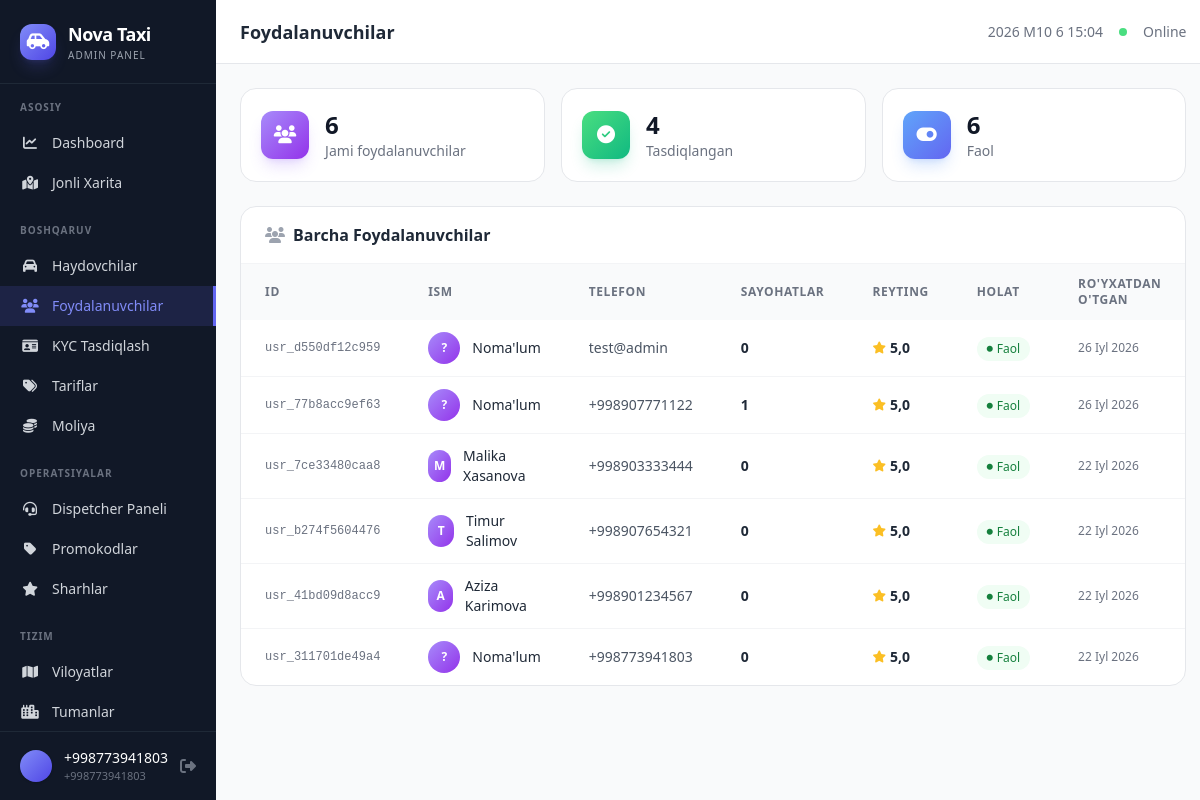
The page /panel/users/ (signed in) on the database its author committed.
### api/user/models.py (models this page shows, shortened)
class User(AbstractBaseUser, PermissionsMixin):
    id = models.CharField(max_length=20, primary_key=True, default='', editable=False)
    phone = models.CharField(max_length=20, unique=True)
    full_name = models.CharField(max_length=255, blank=True, default='')
    avatar_url = models.URLField(max_length=500, blank=True, null=True)
    is_verified = models.BooleanField(default=False)
    is_driver = models.BooleanField(default=False)
    is_active = models.BooleanField(default=True)
    is_staff = models.BooleanField(default=False)
    rating = models.FloatField(default=5.0)
    total_rides = models.IntegerField(default=0)
    created_at = models.DateTimeField(auto_now_add=True)
    updated_at = models.DateTimeField(auto_now=True)
    objects = UserManager()
    USERNAME_FIELD = 'phone'
    REQUIRED_FIELDS = []
    class Meta:
        db_table = 'users'

### panel/views.py (the view)
# urls.py: path('users/', views.users_list_view, name='users'),
@staff_required
def users_list_view(request):
    users = User.objects.filter(is_driver=False).order_by('-created_at')
    total = users.count()
    active = users.filter(is_active=True).count()
    verified = users.filter(is_verified=True).count()
    context = {
        'users': users,
        'total': total,
        'active': active,
        'verified': verified,
    }
    return render(request, 'panel/users.html', context)

### panel/views.py (called while the page is built)
def staff_required(view_func):
    decorated = login_required(view_func, login_url='/panel/login/')
    return user_passes_test(
        lambda u: u.is_staff or u.is_superuser,
        login_url='/panel/login/'
    )(decorated)

### panel/templates/panel/users.html (shortened to what this page needs)
{% extends 'panel/base.html' %}
{% block page_title %}Foydalanuvchilar{% endblock %}
{% block content %}
<div class="grid grid-cols-1 sm:grid-cols-3 gap-4 mb-6">
    <div class="bg-white rounded-2xl border border-gray-200 p-5 flex items-center gap-4">
        <div class="w-12 h-12 bg-gradient-to-br from-violet-400 to-purple-600 rounded-xl flex items-center justify-center text-white shadow-lg shadow-violet-500/20">
            <i class="fa-solid fa-users text-lg"></i>
        </div>
        <div>
            <p class="text-2xl font-bold text-gray-900">{{ total }}</p>
            <p class="text-sm text-gray-500">Jami foydalanuvchilar</p>
        </div>
    </div>
    <div class="bg-white rounded-2xl border border-gray-200 p-5 flex items-center gap-4">
        <div class="w-12 h-12 bg-gradient-to-br from-green-400 to-emerald-500 rounded-xl flex items-center justify-center text-white shadow-lg shadow-emerald-500/20">
            <i class="fa-solid fa-check-circle text-lg"></i>
        </div>
        <div>
            <p class="text-2xl font-bold text-gray-900">{{ verified }}</p>
            <p class="text-sm text-gray-500">Tasdiqlangan</p>
        </div>
    </div>
    <div class="bg-white rounded-2xl border border-gray-200 p-5 flex items-center gap-4">
        <div class="w-12 h-12 bg-gradient-to-br from-blue-400 to-indigo-500 rounded-xl flex items-center justify-center text-white shadow-lg shadow-blue-500/20">
            <i class="fa-solid fa-toggle-on text-lg"></i>
        </div>
        <div>
            <p class="text-2xl font-bold text-gray-900">{{ active }}</p>
            <p class="text-sm text-gray-500">Faol</p>
        </div>
    </div>
</div>
<div class="bg-white rounded-2xl border border-gray-200 overflow-hidden">
    <div class="px-6 py-4 border-b border-gray-100">
        <h3 class="font-semibold text-gray-800">
            <i class="fa-solid fa-users mr-2 text-gray-400"></i>Barcha Foydalanuvchilar
        </h3>
    </div>
    <div class="overflow-x-auto">
        <table class="w-full text-sm">
            <thead class="bg-gray-50 text-gray-500 text-xs uppercase tracking-wider">
                <tr>
                    <th class="px-6 py-3 text-left">ID</th>
                    <th class="px-6 py-3 text-left">Ism</th>
                    <th class="px-6 py-3 text-left">Telefon</th>
                    <th class="px-6 py-3 text-left">Sayohatlar</th>
                    <th class="px-6 py-3 text-left">Reyting</th>
                    <th class="px-6 py-3 text-left">Holat</th>
                    <th class="px-6 py-3 text-left">Ro'yxatdan o'tgan</th>
                </tr>
            </thead>
            <tbody class="divide-y divide-gray-100">
                {% for u in users %}
                <tr class="hover:bg-gray-50 transition-colors">
                    <td class="px-6 py-3 font-mono text-xs text-gray-500">{{ u.id|truncatechars:16 }}</td>
                    <td class="px-6 py-3">
                        <div class="flex items-center gap-3">
                            <div class="w-8 h-8 bg-gradient-to-br from-violet-400 to-purple-600 rounded-full flex items-center justify-center text-white text-xs font-bold">
                                {% if u.full_name %}{{ u.full_name|first|upper }}{% else %}?{% endif %}
                            </div>
                            <span class="font-medium text-gray-800">{{ u.full_name|default:"Noma'lum" }}</span>
                        </div>
                    </td>
                    <td class="px-6 py-3 text-gray-600">{{ u.phone }}</td>
                    <td class="px-6 py-3 font-semibold text-gray-800">{{ u.total_rides }}</td>
                    <td class="px-6 py-3">
                        <div class="flex items-center gap-1">
                            <i class="fa-solid fa-star text-amber-400 text-xs"></i>
                            <span class="font-semibold text-gray-800">{{ u.rating|floatformat:1 }}</span>
                        </div>
                    </td>
                    <td class="px-6 py-3">
                        {% if u.is_active %}
                        <span class="inline-flex items-center gap-1 px-2.5 py-1 rounded-full text-xs font-medium bg-green-50 text-green-700">
                            <i class="fa-solid fa-circle text-[6px]"></i> Faol
                        </span>
                        {% else %}
                        <span class="inline-flex items-center gap-1 px-2.5 py-1 rounded-full text-xs font-medium bg-red-50 text-red-700">
                            <i class="fa-solid fa-ban text-[8px]"></i> Bloklangan
                        </span>
                        {% endif %}
                    </td>
                    <td class="px-6 py-3 text-gray-500 text-xs">{{ u.created_at|date:"d M Y" }}</td>
                </tr>
                {% endfor %}
            </tbody>
        </table>
    </div>
</div>
{% endblock %}

### panel/templates/panel/base.html (shortened to what this page needs)
<!DOCTYPE html>
<html lang="uz" class="h-full">
<head>
    <script src="https://cdn.tailwindcss.com"></script>
    <link rel="stylesheet" href="https://cdnjs.cloudflare.com/ajax/libs/font-awesome/6.5.1/css/all.min.css">
</head>
<body class="h-full bg-gray-50 font-sans antialiased">
{% if user.is_authenticated and user.is_staff or user.is_superuser %}
<div x-data="{ sidebarOpen: false }" class="flex h-full">
    <aside :class="sidebarOpen ? 'translate-x-0' : '-translate-x-full'"
           class="fixed inset-y-0 left-0 z-40 w-64 bg-gray-900 text-white transform transition-transform duration-200 lg:translate-x-0 lg:static lg:z-auto flex flex-col">
        <div class="flex items-center gap-3 px-5 py-5 border-b border-gray-800">
            <div class="w-9 h-9 bg-gradient-to-br from-nova-400 to-nova-600 rounded-xl flex items-center justify-center shadow-lg shadow-nova-500/20">
                <i class="fa-solid fa-car-side text-white text-lg"></i>
            </div>
            <div>
                <h1 class="text-lg font-bold tracking-tight">Nova Taxi</h1>
                <p class="text-[10px] text-gray-400 uppercase tracking-widest">Admin Panel</p>
            </div>
        </div>
        <nav class="flex-1 py-4 overflow-y-auto">
            <p class="px-5 text-[10px] font-semibold text-gray-500 uppercase tracking-widest mb-2">Asosiy</p>
            <a href="{% url 'panel:dashboard' %}"
               class="sidebar-link flex items-center gap-3 px-5 py-2.5 text-sm font-medium text-gray-300 hover:text-white hover:bg-gray-800 transition-all {% if request.resolver_match.url_name == 'dashboard' %}active{% endif %}">
                <i class="fa-solid fa-chart-line w-5 text-center text-sm"></i> Dashboard
            </a>
            <a href="{% url 'panel:map' %}"
               class="sidebar-link flex items-center gap-3 px-5 py-2.5 text-sm font-medium text-gray-300 hover:text-white hover:bg-gray-800 transition-all {% if request.resolver_match.url_name == 'map' %}active{% endif %}">
                <i class="fa-solid fa-map-location-dot w-5 text-center text-sm"></i> Jonli Xarita
            </a>
            <p class="px-5 mt-5 mb-2 text-[10px] font-semibold text-gray-500 uppercase tracking-widest">Boshqaruv</p>
            <a href="{% url 'panel:drivers' %}"
               class="sidebar-link flex items-center gap-3 px-5 py-2.5 text-sm font-medium text-gray-300 hover:text-white hover:bg-gray-800 transition-all {% if request.resolver_match.url_name == 'drivers' %}active{% endif %}">
                <i class="fa-solid fa-car w-5 text-center text-sm"></i> Haydovchilar
            </a>
            <a href="{% url 'panel:users' %}"
               class="sidebar-link flex items-center gap-3 px-5 py-2.5 text-sm font-medium text-gray-300 hover:text-white hover:bg-gray-800 transition-all {% if request.resolver_match.url_name == 'users' %}active{% endif %}">
                <i class="fa-solid fa-users w-5 text-center text-sm"></i> Foydalanuvchilar
            </a>
            <a href="{% url 'panel:kyc' %}"
               class="sidebar-link flex items-center gap-3 px-5 py-2.5 text-sm font-medium text-gray-300 hover:text-white hover:bg-gray-800 transition-all {% if request.resolver_match.url_name == 'kyc' %}active{% endif %}">
                <i class="fa-solid fa-id-card w-5 text-center text-sm"></i> KYC Tasdiqlash
            </a>
            <a href="{% url 'panel:tariffs' %}"
               class="sidebar-link flex items-center gap-3 px-5 py-2.5 text-sm font-medium text-gray-300 hover:text-white hover:bg-gray-800 transition-all {% if request.resolver_match.url_name == 'tariffs' %}active{% endif %}">
                <i class="fa-solid fa-tags w-5 text-center text-sm"></i> Tariflar
            </a>
            <a href="{% url 'panel:finances' %}"
               class="sidebar-link flex items-center gap-3 px-5 py-2.5 text-sm font-medium text-gray-300 hover:text-white hover:bg-gray-800 transition-all {% if request.resolver_match.url_name == 'finances' %}active{% endif %}">
                <i class="fa-solid fa-coins w-5 text-center text-sm"></i> Moliya
            </a>
            <p class="px-5 mt-5 mb-2 text-[10px] font-semibold text-gray-500 uppercase tracking-widest">Operatsiyalar</p>
            <a href="{% url 'panel:dispatch' %}"
               class="sidebar-link flex items-center gap-3 px-5 py-2.5 text-sm font-medium text-gray-300 hover:text-white hover:bg-gray-800 transition-all {% if request.resolver_match.url_name == 'dispatch' %}active{% endif %}">
                <i class="fa-solid fa-headset w-5 text-center text-sm"></i> Dispetcher Paneli
            </a>
            <a href="{% url 'panel:promocodes' %}"
               class="sidebar-link flex items-center gap-3 px-5 py-2.5 text-sm font-medium text-gray-300 hover:text-white hover:bg-gray-800 transition-all {% if request.resolver_match.url_name == 'promocodes' %}active{% endif %}">
                <i class="fa-solid fa-tag w-5 text-center text-sm"></i> Promokodlar
            </a>
            <a href="{% url 'panel:reviews' %}"
               class="sidebar-link flex items-center gap-3 px-5 py-2.5 text-sm font-medium text-gray-300 hover:text-white hover:bg-gray-800 transition-all {% if request.resolver_match.url_name == 'reviews' %}active{% endif %}">
                <i class="fa-solid fa-star w-5 text-center text-sm"></i> Sharhlar
            </a>
            <p class="px-5 mt-5 mb-2 text-[10px] font-semibold text-gray-500 uppercase tracking-widest">Tizim</p>
            <a href="{% url 'panel:regions' %}"
               class="sidebar-link flex items-center gap-3 px-5 py-2.5 text-sm font-medium text-gray-300 hover:text-white hover:bg-gray-800 transition-all {% if request.resolver_match.url_name == 'regions' %}active{% endif %}">
                <i class="fa-solid fa-map w-5 text-center text-sm"></i> Viloyatlar
            </a>
            <a href="{% url 'panel:districts' %}"
               class="sidebar-link flex items-center gap-3 px-5 py-2.5 text-sm font-medium text-gray-300 hover:text-white hover:bg-gray-800 transition-all {% if request.resolver_match.url_name == 'districts' %}active{% endif %}">
                <i class="fa-solid fa-city w-5 text-center text-sm"></i> Tumanlar
            </a>
        </nav>
        <div class="border-t border-gray-800 px-5 py-4">
            <div class="flex items-center gap-3">
                <div class="w-8 h-8 bg-gradient-to-br from-nova-400 to-nova-600 rounded-full flex items-center justify-center text-sm font-bold shadow">
                </div>
                <div class="flex-1 min-w-0">
                    <p class="text-sm font-medium truncate">{{ request.user.full_name|default:request.user.phone }}</p>
                    <p class="text-[11px] text-gray-500">{{ request.user.phone }}</p>
                </div>
                <a href="{% url 'panel:logout' %}" class="text-gray-500 hover:text-red-400 transition-colors" title="Chiqish">
                    <i class="fa-solid fa-right-from-bracket"></i>
                </a>
            </div>
        </div>
    </aside>
    <div class="flex-1 flex flex-col min-h-0">
        <header class="bg-white border-b border-gray-200 h-16 flex items-center justify-between px-4 lg:px-6 flex-shrink-0">
            <div class="flex items-center gap-3">
                <h2 class="text-lg font-semibold text-gray-800">{% block page_title %}{% endblock %}</h2>
            </div>
            <div class="flex items-center gap-4">
                <span class="hidden sm:inline text-sm text-gray-500" id="live-clock"></span>
                <div class="w-2 h-2 rounded-full bg-green-400 pulse-dot"></div>
                <span class="text-sm text-gray-500 hidden sm:inline">Online</span>
            </div>
        </header>
        <main class="flex-1 overflow-y-auto p-4 lg:p-6 fade-in">
            {% block content %}{% endblock %}
        </main>
    </div>
</div>
{% else %}
    {% block auth_content %}{% endblock %}
{% endif %}
</body>
</html>

### panel/templates/panel/base.html (style rules this page uses)
.sidebar-link.active { background: rgba(99,102,241,0.15); color: #818cf8; border-right: 3px solid #6366f1; }
.fade-in { animation: fadeIn 0.3s ease-in; }
.pulse-dot { animation: pulse 2s infinite; }

### rows shown on the page
User: user.full_name "+998773941803", user.phone "+998773941803", id "usr_311701de49a4", full_name "Noma'lum", phone "+998773941803", total_rides "0", rating "5,0", is_active True (drawn), created_at "22 Iyl 2026"
User: id "usr_d550df12c959", full_name "Noma'lum", phone "test@admin", total_rides "0", rating "5,0", is_active True (drawn), created_at "26 Iyl 2026"
User: id "usr_77b8acc9ef63", full_name "Noma'lum", phone "+998907771122", total_rides "1", rating "5,0", is_active True (drawn), created_at "26 Iyl 2026"
User: id "usr_7ce33480caa8", full_name|first "M", full_name "Malika Xasanova", phone "+998903333444", total_rides "0", rating "5,0", is_active True (drawn), created_at "22 Iyl 2026"
User: id "usr_b274f5604476", full_name|first "T", full_name "Timur Salimov", phone "+998907654321", total_rides "0", rating "5,0", is_active True (drawn), created_at "22 Iyl 2026"
User: id "usr_41bd09d8acc9", full_name|first "A", full_name "Aziza Karimova", phone "+998901234567", total_rides "0", rating "5,0", is_active True (drawn), created_at "22 Iyl 2026"

### other values the page prints
{{ total }} "6"
{{ verified }} "4"
{{ active }} "6"
